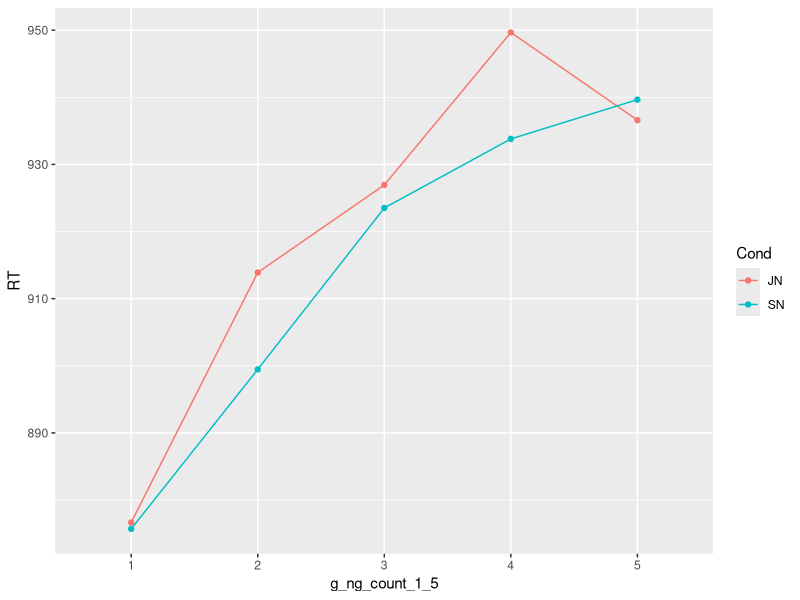
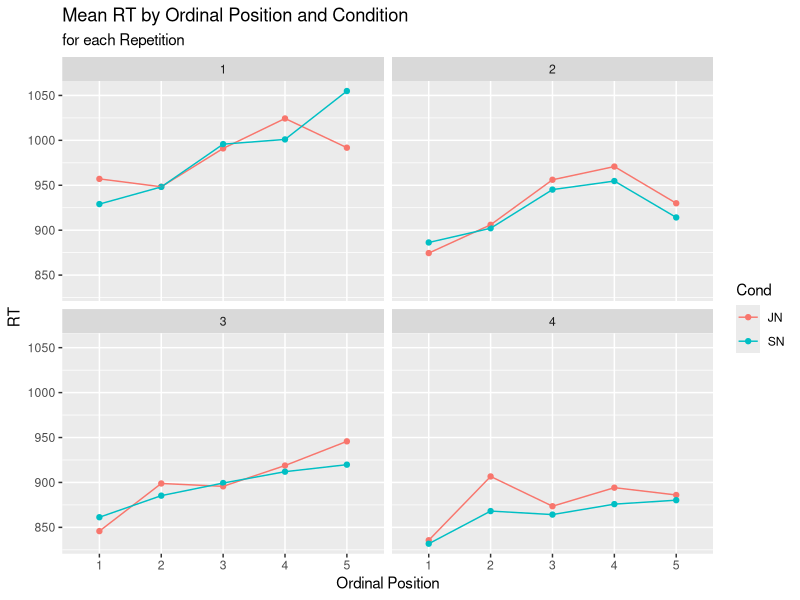
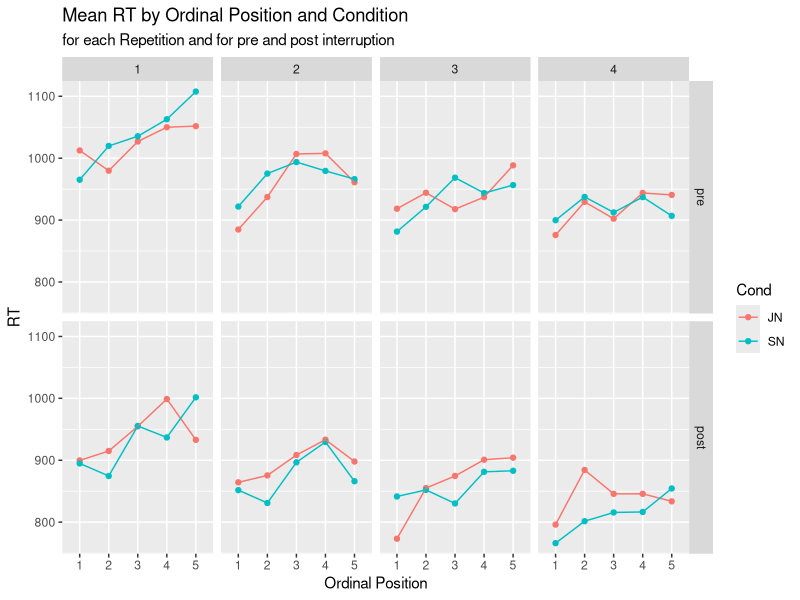
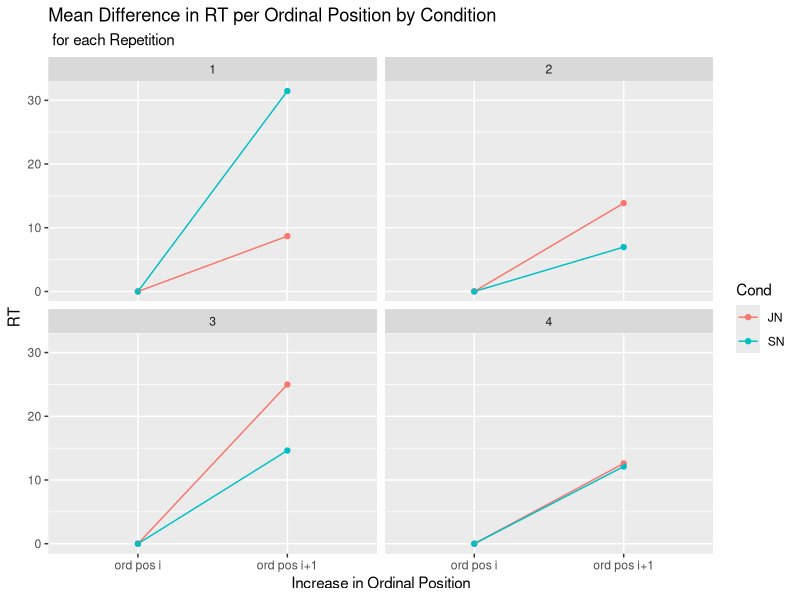
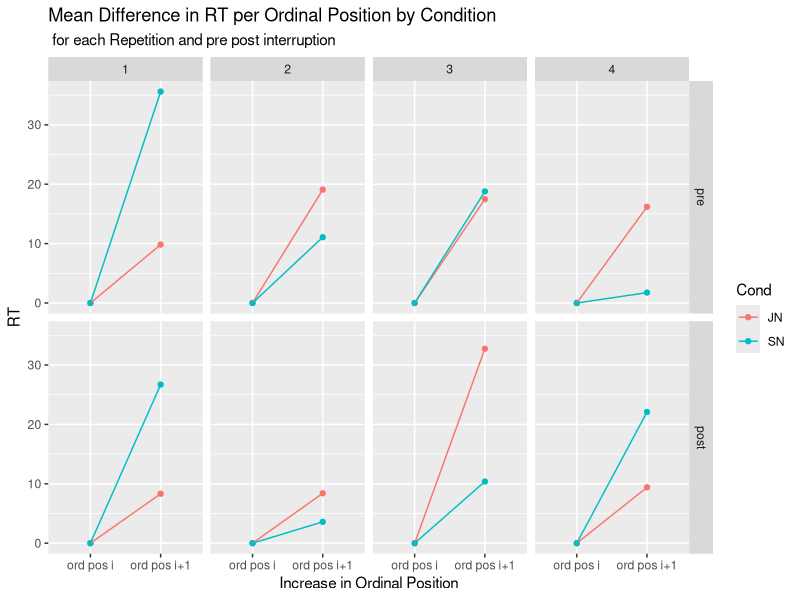
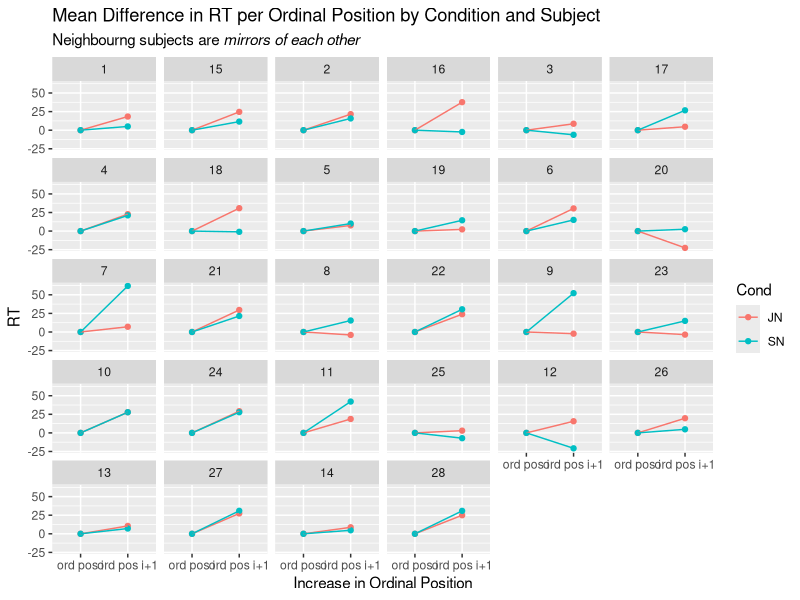
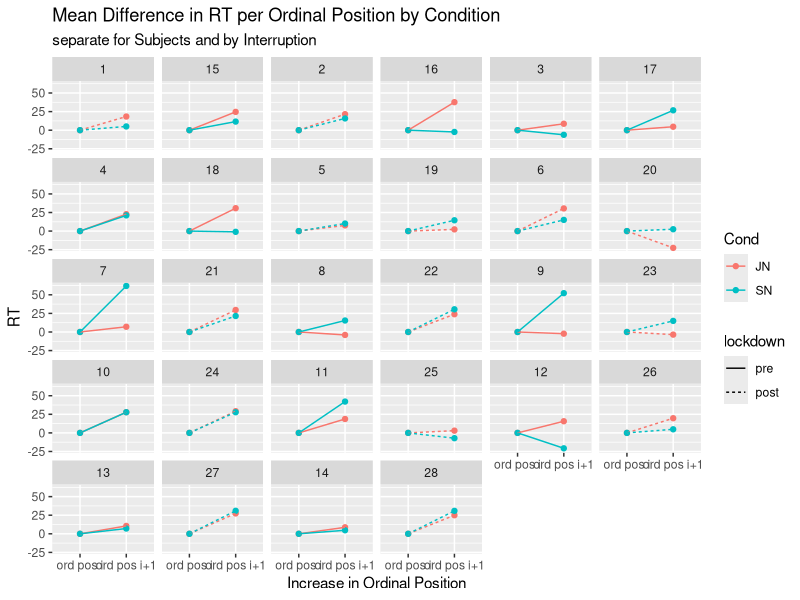
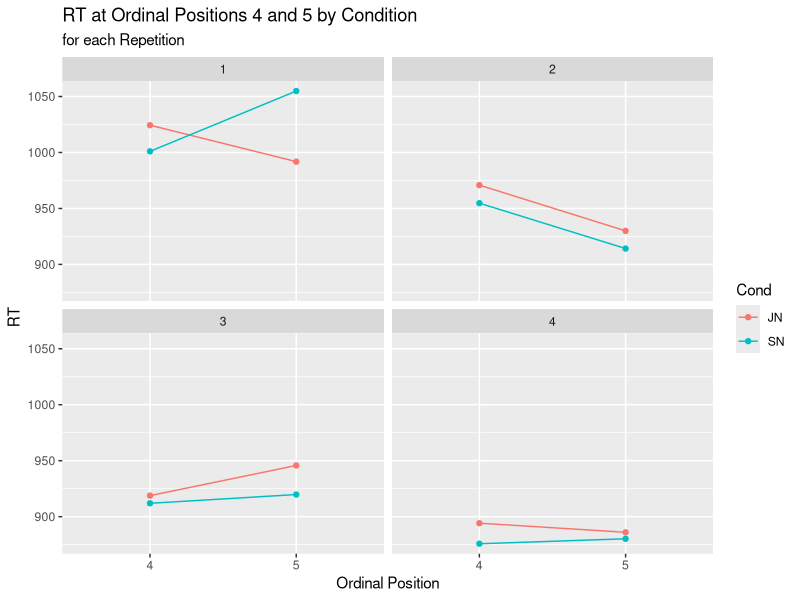

Here is the R script that generated these plots, in order:
################# FUUUCK
library(tidyverse)
library(ggtext)

setwd("C:/Users/Roger/Seafile/Roger_Seafile/SSI-EEG-3/SSI_4_R_project/")

#load data
a4 <- read.csv2("a4_SSI_4.csv")

#okay once again from the top
# first things first: pre-post variable for a4 data
a4[a4$subject %in% c(3,4, 7:18), "lockdown"] <- "pre"
a4[a4$subject %in% c(1,2,5,6, 19:28), "lockdown"] <- "post"

a4$lockdown <- factor(a4$lockdown, levels = c("pre", "post"))

a4$g_ng_count_1_5 <- as.factor(a4$g_ng_count_1_5)

# prep data frames for plotting
# once across all DGs
desc_across <- summarise(group_by(a4, Cond, g_ng_count_1_5), RT = mean(RT))

ord_pos <- ggplot(data = desc_across, mapping = aes(x = g_ng_count_1_5, y = RT, colour = Cond)) +
  geom_point() +
  geom_line(aes(group = Cond))
ggsave("plots/ord_pos.jpg", device = "jpg", dpi = 700)

#mean RT for ord pos by DG and Cond
desc_by_DG <- summarise(group_by(a4, g_ng_count_1_5, Cond, DG), RT = mean(RT))

#plot
ord_pos_by_DG <- ggplot(data = desc_by_DG, mapping = aes(x = g_ng_count_1_5, y = RT, colour = Cond)) +
  geom_point() +
  geom_line(aes(group = Cond)) +
  facet_wrap(desc_by_DG$DG) +
  xlab("Ordinal Position")+
  ggtitle("Mean RT by Ordinal Position and Condition", subtitle = "for each Repetition")

ggsave("plots/ord_pos_by_DG.jpg", device = "jpg", dpi = 700)

# separate for pre and post lockdown
desc_by_DG_lockdown <- summarise(group_by(a4, g_ng_count_1_5, Cond, DG, lockdown), RT = mean(RT))

#plot
ord_pos_by_DG_lockdown <- ggplot(data = desc_by_DG_lockdown, mapping = aes(x = g_ng_count_1_5, y = RT, colour = Cond)) +
  geom_point() +
  geom_line(aes(group = Cond)) +
  facet_grid(cols = vars(desc_by_DG_lockdown$DG), rows = vars(desc_by_DG_lockdown$lockdown)) +
  xlab("Ordinal Position")+
  ggtitle("Mean RT by Ordinal Position and Condition", subtitle = "for each Repetition and for pre and post interruption")

ggsave("plots/ord_pos_by_DG_lockdown.jpg", device = "jpg", dpi = 700)

# mean increase per ordinal position by DG and Cond
incr_by_DG <- summarise(group_by(a4[a4$g_ng_count_cent %in% c(-2, 2), ], g_ng_count_cent, DG, Cond), 
                        RT = mean(RT))
incr_by_DG <- mutate(group_by(incr_by_DG, Cond, DG), diff = diff(RT)/4)

incr_by_DG[incr_by_DG$g_ng_count_cent == -2, "diff"] <- 0


#plot by DG
incr_by_DG$g_ng_count_cent <- as.factor(incr_by_DG$g_ng_count_cent)

plot_incr_by_DG <- ggplot(data = incr_by_DG, mapping = aes(g_ng_count_cent, y = diff, colour = Cond)) +
  geom_point()+
  geom_line(aes(group = Cond))+
  facet_wrap(incr_by_DG$DG) +
  xlab("Increase in Ordinal Position")+
  ylab("RT")+
  ggtitle("Mean Difference in RT per Ordinal Position by Condition", subtitle = " for each Repetition")+
  scale_x_discrete(labels = c("ord pos i", "ord pos i+1"))

ggsave("plots/incr_by_DG.jpg", plot = plot_incr_by_DG, device = "jpg", dpi = 700)

#separately for lockdown pre post
# mean increase per ordinal position by DG and Cond
incr_by_DG_lockdown <- summarise(group_by(a4[a4$g_ng_count_cent %in% c(-2, 2), ], g_ng_count_cent, DG, Cond, lockdown), 
                        RT = mean(RT))
incr_by_DG_lockdown <- mutate(group_by(incr_by_DG_lockdown, Cond, DG, lockdown), diff = diff(RT)/4)

incr_by_DG_lockdown[incr_by_DG_lockdown$g_ng_count_cent == -2, "diff"] <- 0

#plot by DG and lockdown
incr_by_DG_lockdown$g_ng_count_cent <- as.factor(incr_by_DG_lockdown$g_ng_count_cent)

plot_incr_by_DG_lockdown <- ggplot(data = incr_by_DG_lockdown, mapping = aes(g_ng_count_cent, y = diff, colour = Cond)) +
  geom_point()+
  geom_line(aes(group = Cond))+
  facet_grid(cols = vars(incr_by_DG_lockdown$DG), rows = vars(incr_by_DG_lockdown$lockdown)) +
  xlab("Increase in Ordinal Position")+
  ylab("RT")+
  ggtitle("Mean Difference in RT per Ordinal Position by Condition", subtitle = " for each Repetition and pre post interruption")+
  scale_x_discrete(labels = c("ord pos i", "ord pos i+1"))

ggsave("plots/incr_by_DG_lockdown.jpg", device = "jpg", dpi = 700)

# mean incr by subject

incr_by_subj <- summarise(group_by(a4[a4$g_ng_count_cent %in% c(-2, 2), ], g_ng_count_cent, subject, Cond), 
                                 RT = mean(RT))
incr_by_subj <- mutate(group_by(incr_by_subj, Cond, subject), diff = diff(RT)/4)

incr_by_subj[incr_by_subj$g_ng_count_cent == -2, "diff"] <- 0

subj_levels <- numeric()
for (i in 1:14){subj_levels <- c(subj_levels, i, i+14)}

incr_by_subj$subject <- factor(incr_by_subj$subject, levels = subj_levels)

#plot 
incr_by_subj$g_ng_count_cent <- as.factor(incr_by_subj$g_ng_count_cent)

plot_incr_by_subj <- ggplot(data = incr_by_subj, aes(x = g_ng_count_cent, y = diff, colour = Cond)) +
  geom_point()+
  geom_line(aes(group = Cond))+
  facet_wrap(incr_by_subj$subject, ncol = 6)+
  xlab("Increase in Ordinal Position")+
  ylab("RT")+
  ggtitle("Mean Difference in RT per Ordinal Position by Condition and Subject", 
          subtitle = "Neighbourng subjects are *mirrors of each other*")+
  scale_x_discrete(labels = c("ord pos i", "ord pos i+1"))+
  theme(plot.subtitle = element_markdown())
ggsave("plots/incr_by_subj.pdf", device = "pdf", dpi = 700, height = 10, width = 12)

#add lockdown
# mean incr by subject and lockdown

incr_by_subj_lock <- summarise(group_by(a4[a4$g_ng_count_cent %in% c(-2, 2), ], 
                                        g_ng_count_cent, subject, Cond, lockdown), 
                          RT = mean(RT))
incr_by_subj_lock <- mutate(group_by(incr_by_subj_lock, Cond, subject, lockdown), diff = diff(RT)/4)

incr_by_subj_lock[incr_by_subj_lock$g_ng_count_cent == -2, "diff"] <- 0

subj_levels <- numeric()
for (i in 1:14){subj_levels <- c(subj_levels, i, i+14)}

incr_by_subj_lock$subject <- factor(incr_by_subj_lock$subject, levels = subj_levels)

#plot 
incr_by_subj_lock$g_ng_count_cent <- as.factor(incr_by_subj_lock$g_ng_count_cent)

plot_incr_by_subj_lock <- ggplot(data = incr_by_subj_lock, 
                                 aes(x = g_ng_count_cent, y = diff, colour = Cond)) +
  geom_point()+
  geom_line(aes(group = Cond, linetype = lockdown))+
  facet_wrap(incr_by_subj_lock$subject, ncol = 6)+
  xlab("Increase in Ordinal Position")+
  ylab("RT")+
  ggtitle("Mean Difference in RT per Ordinal Position by Condition", 
          subtitle = "separate for Subjects and by Interruption")+
  scale_x_discrete(labels = c("ord pos i", "ord pos i+1"))+
  theme(plot.subtitle = element_markdown())

ggsave("plots/incr_by_subj_lock.jpg", device = "jpg", dpi = 700, height = 10, width = 12)

## Dip from Ord Pos 4 to 5
#by DG
desc_by_DG_4_5 <- summarise(group_by(a4[a4$g_ng_count_1_5 %in% c("4", "5"), ], 
                                 Cond, DG, g_ng_count_1_5),
                        RT = mean(RT))
# plot it
ord_pos_1_5_by_DG <- ggplot(data = desc_by_DG_4_5, 
                            mapping = aes(x = g_ng_count_1_5, y = RT, colour = Cond)) +
  geom_point() +
  geom_line(aes(group = Cond)) +
  facet_wrap(desc_by_DG_4_5$DG, ncol = 2) +
  xlab("Ordinal Position") +
  ggtitle("RT at Ordinal Positions 4 and 5 by Condition", subtitle = "for each Repetition")

ggsave("plots/pos_4_5_by_DG.jpg", device = "jpg", dpi = 700)

#by subject
desc_by_subj_4_5 <- summarise(group_by(a4[a4$g_ng_count_1_5 %in% c("4", "5"), ], 
                                       Cond, subject, g_ng_count_1_5),
                              RT = mean(RT))

#plot it (but change levels of subject)
subj_levels <- numeric()
for (i in 1:14){subj_levels <- c(subj_levels, i, i+14)}

desc_by_subj_4_5$subject <- factor(desc_by_subj_4_5$subject, levels = subj_levels)

#plot

ord_pos_by_subj_1_5 <- ggplot(data = desc_by_subj_4_5, 
                          mapping = aes(x = g_ng_count_1_5, y = RT, colour = Cond)) +
  geom_point() +
  geom_line(aes(group = Cond)) +
  facet_wrap(desc_by_subj_4_5$subject, nrow = 7) +
  xlab("Ordinal Position") +
  ggtitle("RT at Ordinal Positions 4 and 5 by Condition and Subject", 
          subtitle = "Neighboring subjects are *mirrors of each other*") +
  theme(plot.subtitle = ggtext::element_markdown())
ggsave("plots/pos_4_5_by_subj.pdf", device = "pdf", dpi = 700, height = 15, width = 12)

#alternate display of grid
ord_pos_by_subj_1_5_alt <- ggplot(data = desc_by_subj_4_5, 
                          mapping = aes(x = g_ng_count_1_5, y = RT, colour = Cond)) +
  geom_point() +
  geom_line(aes(group = Cond)) +
  facet_wrap(desc_by_subj_4_5$subject, ncol = 6) +
  xlab("Ordinal Position") +
  ggtitle("RT at Ordinal Positions 4 and 5 by Condition and Subject", 
          subtitle = "Neighboring subjects are *mirrors of each other*") +
  theme(plot.subtitle = ggtext::element_markdown())
ggsave("plots/pos_4_5_by_subj_alt.jpg", device = "jpg", dpi = 700, height = 10, width = 12)


